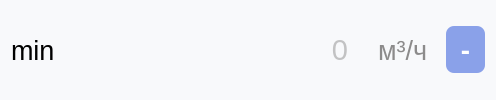
                     <widget class="QWidget" name="widget_43" native="true">
                      <property name="font">
                       <font>
                        <pointsize>36</pointsize>
                       </font>
                      </property>
                      <property name="styleSheet">
                       <string notr="true">border-radius: 8px;
background-color:rgb(248, 249, 251);
color: rgb(140, 139, 139);</string>
                      </property>
                      <layout class="QHBoxLayout" name="horizontalLayout_80">
                       <item>
                        <widget class="QLabel" name="min_cas_text">
                         <property name="minimumSize">
                          <size>
                           <width>0</width>
                           <height>0</height>
                          </size>
                         </property>
                         <property name="maximumSize">
                          <size>
                           <width>16777215</width>
                           <height>16777215</height>
                          </size>
                         </property>
                         <property name="font">
                          <font>
                           <pointsize>20</pointsize>
                          </font>
                         </property>
                         <property name="styleSheet">
                          <string notr="true">background-color:rgb(248, 249, 251);
color: rgb(0, 0, 0);
margin-right: 0px;
</string>
                         </property>
                         <property name="inputMethodHints">
                          <set>Qt::ImhNone</set>
                         </property>
                         <property name="text">
                          <string>min</string>
                         </property>
                         <property name="wordWrap">
                          <bool>true</bool>
                         </property>
                        </widget>
                       </item>
                       <item>
                        <widget class="QLineEdit" name="min_cas">
                         <property name="minimumSize">
                          <size>
                           <width>0</width>
                           <height>0</height>
                          </size>
                         </property>
                         <property name="font">
                          <font>
                           <family>MS Shell Dlg 2</family>
                           <pointsize>22</pointsize>
                           <weight>50</weight>
                           <italic>false</italic>
                           <bold>false</bold>
                           <strikeout>false</strikeout>
                          </font>
                         </property>
                         <property name="layoutDirection">
                          <enum>Qt::LeftToRight</enum>
                         </property>
                         <property name="styleSheet">
                          <string notr="true">background-color:rgb(248, 249, 251);
color: rgb(140, 139, 139);
outline: 0px;
padding-left: 10px;
margin-left: 20px;
margin-right: 10px;
border-top-left-radius: 0px;
border-bottom-left-radius: 00px;
border: none;

</string>
                         </property>
                         <property name="alignment">
                          <set>Qt::AlignRight|Qt::AlignTrailing|Qt::AlignVCenter</set>
                         </property>
                         <property name="placeholderText">
                          <string>0</string>
                         </property>
                        </widget>
                       </item>
                       <item>
                        <widget class="QLabel" name="min_cas_dim">
                         <property name="font">
                          <font>
                           <pointsize>20</pointsize>
                          </font>
                         </property>
                         <property name="styleSheet">
                          <string notr="true">margin-left: 5px;
margin-right: 5px;</string>
                         </property>
                         <property name="text">
                          <string>м³/ч</string>
                         </property>
                        </widget>
                       </item>
                       <item>
                        <widget class="QPushButton" name="clean_min_cas">
                         <property name="font">
                          <font>
                           <family>Montserrat</family>
                           <pointsize>20</pointsize>
                           <weight>75</weight>
                           <bold>true</bold>
                          </font>
                         </property>
                         <property name="styleSheet">
                          <string notr="true">QPushButton {
background-color:rgb(138, 161, 233);
color:rgb(255, 255, 255);
font-weight: 600;
border-radius: 8px;
padding: 5px 15px;
outline: 0px;
}
QPushButton:hover{
background-color: rgb(125, 143, 202);
}</string>
                         </property>
                         <property name="text">
                          <string>-</string>
                         </property>
                        </widget>
                       </item>
                      </layout>
                     </widget>
